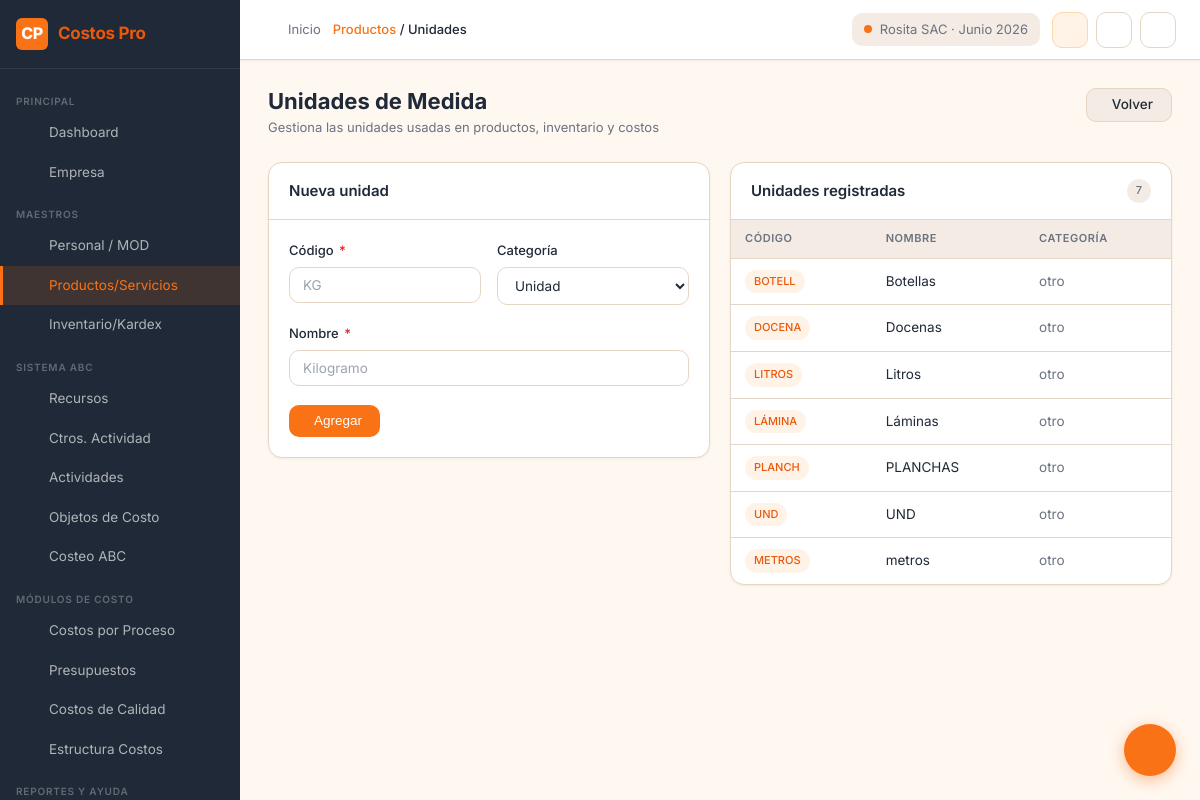
The app's page /products/units (signed in) with its own data.
### tables this page shows
CREATE TABLE units_of_measure (
    id INTEGER PRIMARY KEY AUTOINCREMENT,
    company_id INTEGER NOT NULL,
    code TEXT NOT NULL,
    name TEXT NOT NULL,
    category TEXT,               -- peso | volumen | longitud | tiempo | unidad | otro
    created_at DATETIME DEFAULT CURRENT_TIMESTAMP,
    UNIQUE(company_id, code),
    FOREIGN KEY (company_id) REFERENCES companies(id) ON DELETE CASCADE
);

### routes/products.py (the view, shortened to what this page needs)
@products_bp.route('/products/units', methods=['GET', 'POST'])
@login_required
@company_required
@module_required('products', write=True)
def units():
    company_id = session['company_id']
    uom = query_db("SELECT * FROM units_of_measure WHERE company_id=? ORDER BY name", (company_id,))
    return render_template('products/units.html', units=uom)

### models/database.py (called while the page is built)
def get_db():
    if 'db' not in g:
        g.db = sqlite3.connect(
            current_app.config.get('DATABASE', DATABASE),
            detect_types=sqlite3.PARSE_DECLTYPES
        )
        g.db.row_factory = sqlite3.Row
        g.db.execute("PRAGMA foreign_keys = ON")
    return g.db

def query_db(query, args=(), one=False):
    cur = get_db().execute(query, args)
    rv = cur.fetchall()
    cur.close()
    return (rv[0] if rv else None) if one else rv

### routes/dashboard.py (called while the page is built, shortened)
def login_required(f):
    @wraps(f)
    def decorated(*args, **kwargs):
        if 'user_id' not in session:
            return redirect(url_for('auth.login'))
        return f(*args, **kwargs)
    return decorated

def company_required(f):
    @wraps(f)
    def decorated(*args, **kwargs):
        if 'company_id' not in session:
            return redirect(url_for('companies.select'))
        return f(*args, **kwargs)
    return decorated

def module_required(module_key, write=False):
    def decorator(f):
        @wraps(f)
        def decorated(*args, **kwargs):
            role = session.get('user_role')
            if not role or role not in ('admin', 'editor', 'viewer', 'custom'):
                return f(*args, **kwargs)
        return decorated
    return decorator

### templates/products/units.html (shortened to what this page needs)
{% extends 'base.html' %}
{% block breadcrumb %}<a href="{{ url_for('products.index') }}">Productos</a> / Unidades{% endblock %}
{% block content %}
<div class="page-header">
  <div>
    <h1 class="page-title">Unidades de Medida</h1>
    <p class="page-subtitle">Gestiona las unidades usadas en productos, inventario y costos</p>
  </div>
  <div class="page-actions">
    <a href="{{ url_for('products.index') }}" class="btn btn-secondary">
       Volver
    </a>
  </div>
</div>
<div class="grid-2" style="align-items:start">
  <div class="card">
    <div class="card-header">
      <span class="card-title"> Nueva unidad</span>
    </div>
    <div class="card-body">
      <form method="POST" action="{{ url_for('products.units') }}">
        <div class="form-grid">
          <div class="form-group">
            <label class="form-label">Código <span class="required">*</span></label>
            <input type="text" name="code" class="form-control" required
                   placeholder="KG" maxlength="10">
          </div>
          <div class="form-group">
            <label class="form-label">Categoría</label>
            <select name="category" class="form-control">
              {% for v in ['unidad','peso','volumen','longitud','tiempo','otro'] %}
                <option value="{{ v }}">{{ v|title }}</option>
              {% endfor %}
            </select>
          </div>
        </div>
        <div class="form-group">
          <label class="form-label">Nombre <span class="required">*</span></label>
          <input type="text" name="name" class="form-control" required placeholder="Kilogramo">
        </div>
        <button type="submit" class="btn btn-primary">
           Agregar
        </button>
      </form>
    </div>
  </div>
  <div class="card">
    <div class="card-header">
      <span class="card-title"> Unidades registradas</span>
      <span class="badge badge-neutral">{{ units|length }}</span>
    </div>
    {% if units %}
    <div class="table-wrap">
      <table class="table">
        <thead><tr><th>Código</th><th>Nombre</th><th>Categoría</th></tr></thead>
        <tbody>
          {% for u in units %}
          <tr>
            <td><span class="badge badge-primary">{{ u.code }}</span></td>
            <td>{{ u.name }}</td>
            <td style="color:var(--text-secondary)">{{ u.category or '—' }}</td>
          </tr>
          {% endfor %}
        </tbody>
      </table>
    </div>
    {% else %}
    <div class="empty-state"><i class="ti ti-rulers"></i><p>Sin unidades registradas.</p></div>
    {% endif %}
  </div>
</div>
{% endblock %}

### static/css/main.css (style rules this page uses)
:root { --bg-primary: #FFF8F1; --bg-secondary: #F4ECE4; --bg-card: #FFFFFF; --bg-dark: #1F2937; --bg-dark-hover: #374151; --primary: #F97316; --primary-hover: #EA580C; --primary-light: #FED7AA; --primary-xlight: #FFF3E8; --text-primary: #1F2937; --text-secondary: #6B7280; --text-light: #9CA3AF; --text-on-dark: #F9FAFB; --text-on-primary:#FFFFFF; --success: #22C55E; --success-bg: #DCFCE7; --success-text: #166534; --warning: #FACC15; --warning-bg: #FEF9C3; --warning-text: #854D0E; --danger: #DC2626; --danger-bg: #FEE2E2; --danger-text: #991B1B; --info: #3B82F6; --info-bg: #DBEAFE; --info-text: #1E40AF; --border: #E5D5C5; --border-focus: #F97316; --shadow-sm: 0 1px 3px rgba(0,0,0,0.06); --shadow-md: 0 4px 12px rgba(0,0,0,0.08); --shadow-lg: 0 8px 24px rgba(0,0,0,0.10); --radius-sm: 6px; --radius-md: 10px; --radius-lg: 14px; --radius-xl: 20px; --sidebar-width: 240px; --sidebar-collapsed: 64px; --topbar-height: 60px; --font-sans: 'Inter', -apple-system, BlinkMacSystemFont, 'Segoe UI', sans-serif; --font-mono: 'JetBrains Mono', 'Fira Code', monospace; }
*, *::before, *::after { box-sizing: border-box; margin: 0; padding: 0; }
html { font-size: 15px; scroll-behavior: smooth; }
body { font-family: var(--font-sans); background: var(--bg-primary); color: var(--text-primary); line-height: 1.6; min-height: 100vh; }
a { color: var(--primary); text-decoration: none; }
.page-header { display: flex; align-items: flex-start; justify-content: space-between; margin-bottom: 24px; gap: 16px; }
.page-title { font-size: 22px; font-weight: 700; color: var(--text-primary); line-height: 1.2; }
.page-subtitle { font-size: 13px; color: var(--text-secondary); margin-top: 3px; }
.page-actions { display: flex; gap: 10px; align-items: center; flex-shrink: 0; }
.card { background: var(--bg-card); border: 1px solid var(--border); border-radius: var(--radius-lg); box-shadow: var(--shadow-sm); overflow: hidden; }
.card-header { padding: 16px 20px; border-bottom: 1px solid var(--border); display: flex; align-items: center; justify-content: space-between; gap: 12px; }
.card-title { font-size: 15px; font-weight: 600; color: var(--text-primary); }
.card-body { padding: 20px; }
.grid-2 { display: grid; grid-template-columns: 1fr 1fr; gap: 20px; }
.table-wrap { overflow-x: auto; }
.table { width: 100%; border-collapse: collapse; font-size: 13.5px; }
.table th { background: var(--bg-secondary); color: var(--text-secondary); font-size: 11px; font-weight: 600; text-transform: uppercase; letter-spacing: 0.05em; padding: 10px 14px; text-align: left; border-bottom: 1px solid var(--border); white-space: nowrap; }
.table td { padding: 11px 14px; border-bottom: 1px solid var(--border); color: var(--text-primary); vertical-align: middle; }
.table tr:last-child td { border-bottom: none; }
.btn { display: inline-flex; align-items: center; gap: 7px; padding: 9px 18px; border-radius: var(--radius-md); font-size: 13.5px; font-weight: 500; cursor: pointer; border: none; transition: all 0.15s; text-decoration: none; line-height: 1; white-space: nowrap; }
.btn-primary { background: var(--primary); color: #fff; }
.btn-secondary { background: var(--bg-secondary); color: var(--text-primary); border: 1px solid var(--border); }
.form-group { margin-bottom: 18px; }
.form-label { display: block; font-size: 13px; font-weight: 500; color: var(--text-primary); margin-bottom: 6px; }
.form-label .required { color: var(--danger); margin-left: 2px; }
.form-control { width: 100%; padding: 9px 13px; border: 1px solid var(--border); border-radius: var(--radius-md); font-size: 13.5px; font-family: var(--font-sans); background: var(--bg-card); color: var(--text-primary); transition: border-color 0.15s, box-shadow 0.15s; outline: none; }
.form-control::placeholder { color: var(--text-light); }
select.form-control { cursor: pointer; }
.form-grid { display: grid; grid-template-columns: 1fr 1fr; gap: 16px; }
.badge { display: inline-flex; align-items: center; gap: 4px; padding: 3px 9px; border-radius: 20px; font-size: 11px; font-weight: 500; white-space: nowrap; }
.badge-primary { background: var(--primary-xlight); color: var(--primary-hover); }
.badge-neutral { background: var(--bg-secondary); color: var(--text-secondary); }

### records on screen
units_of_measure: code "BOTELL", name "Botellas", category "otro"
units_of_measure: code "DOCENA", name "Docenas", category "otro"
units_of_measure: code "LITROS", name "Litros", category "otro"
units_of_measure: code "LÁMINA", name "Láminas", category "otro"
units_of_measure: code "PLANCH", name "PLANCHAS", category "otro"
units_of_measure: code "UND", name "UND", category "otro"
units_of_measure: code "METROS", name "metros", category "otro"

### other values on screen
{{ current_company }} "Rosita SAC"
{{ current_period }} "Junio 2026"
{{ units|length }} "7"
form field category "Unidad"
